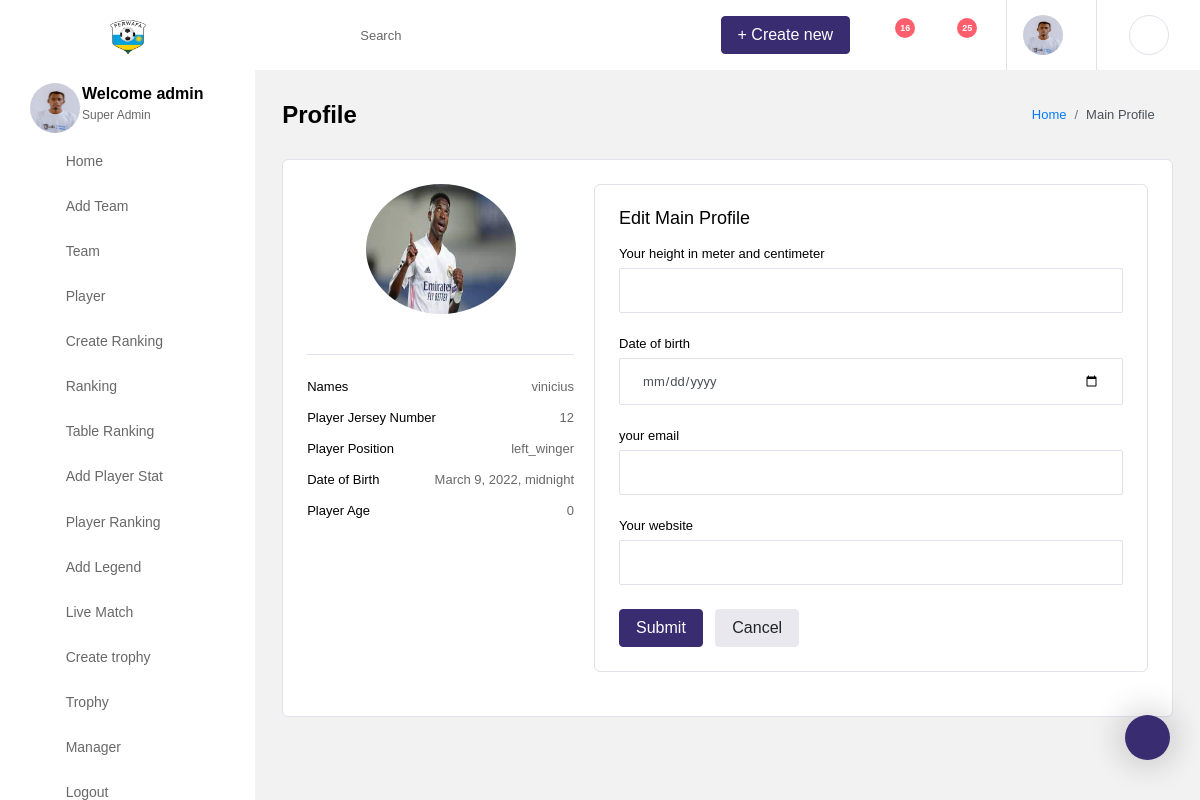
The app's page /dashboard/team_detail/5/view_player/11/player_profile/ (signed in) with its own data.
### authentication/models.py (models this page shows, shortened)
class User_profile(models.Model):
    user = models.OneToOneField(User, on_delete=models.CASCADE)
    user_image = models.ImageField(upload_to='images/', default='profile.png')
    user_location = models.CharField(max_length=100, blank=True, null=True)
    user_roles = models.CharField(max_length=100, blank=True, null=True)
    class Meta:
        verbose_name_plural = "User_profile"
        ordering = ['-id']

class User(AbstractBaseUser):
    email = models.EmailField(
        verbose_name='email address',
        max_length=255,
        unique=True,
    )
    full_name = models.CharField(max_length=255)
    phone_number = PhoneNumberField(blank=False)
    is_active = models.BooleanField(default=True)
    staff = models.BooleanField(default=False)  # a admin user; non super-user
    admin = models.BooleanField(default=False)  # a superuser
    USERNAME_FIELD = 'email'
    REQUIRED_FIELDS = ['full_name', 'phone_number']  # Email & Password are required by default.
    objects = UserManager()

### team/models.py (models this page shows, shortened)
class Player(models.Model):
    position = [
        ('striker', 'striker'),
        ('goalkeeper', 'goalkeeper'),
        ('left_winger', 'left_winger'),
        ('right_winger', 'right_winger'),
        ('fullback', 'fullback'),
        ('left-fullback', 'left-fullback'),
        ('right-fullback', 'right-fullback'),
        ('wingback', 'wingback'),
        ('left-wingback', 'left-wingback'),
        ('right-wingback', 'right-wingback'),
        ('centre_back', 'centre_back'),
        ('attacking_midfielder', 'attacking_midfielder'),
        ('defensive_midfielder', 'defensive_midfielder'),
        ('centre_midfielder', 'centre_midfielder'),
    ]
    player_name = models.CharField(max_length=100)
    player_number = models.PositiveIntegerField()
    player_position = models.CharField(max_length=200, choices=position)
    player_image = models.ImageField(upload_to='images/')
    class Meta:
        verbose_name_plural = "Player"
        ordering = ['-id']

class Player_profile(models.Model):
    player = models.OneToOneField(Player, on_delete=models.CASCADE)
    player_height = models.CharField(max_length=50, blank=True, null=True)
    player_born = models.DateTimeField(blank=True, null=True, default=today_year_exact)
    player_age = models.CharField(max_length=100, blank=True, null=True)
    player_contact = models.EmailField(max_length=100, blank=True, null=True)
    player_link = models.URLField(blank=True, null=True)
    class Meta:
        verbose_name_plural = "Player_profile"
        ordering = ['-id']

### team/views.py (the view)
# urls.py: path('team_detail/<int:id>/view_player/<player_id>/player_profile/', player_profile, name='player_profile'),
@login_required
def player_profile(request, id, player_id):
    user = request.user
    user_profile = User_profile.objects.get(user=user)
    team = get_object_or_404(Team, id=id)
    player = get_object_or_404(Player, id=player_id)
    player_edit_profile = get_object_or_404(Player_profile, player=player)
    form = PlayerProfileForm()
    if request.method == 'POST':
        form = PlayerProfileForm(request.POST or None, instance=player_edit_profile)
        if form.is_valid():
            form.save()
            return redirect('player_profile', id=team.id, player_id=player.id)
    context = {
        'user': user,
        'profile': user_profile,
        'form': form,
        'team': team,
        'player': player,
        'player_edit_profile': player_edit_profile,
    }
    return render(request, 'dashboard_home/player_profile.html', context)

### team/forms.py (shortened to what this page needs)
class PlayerProfileForm(forms.ModelForm):
    player_link = forms.URLField(label='Your website', required=False)
    player_height = forms.CharField(label='Your height in meter and centimeter', required=False)
    player_contact = forms.EmailField(label='your email', required=False)
    player_born = forms.DateField(
        widget=forms.TextInput(
            attrs={'type': 'date'}
        ),
        label='Date of birth',
        required=False
    )
    class Meta:
        model = Player_profile
        fields = ['player_height', 'player_born', 'player_contact', 'player_link']

### team/templates/dashboard_home/player_profile.html (shortened to what this page needs)
{% extends 'dashboard/base.html' %}
{% load static %}
{% load crispy_forms_tags %}
{% block content %}
    <div class="main-panel">
        <div class="content-wrapper">
          <div class="page-header">
            <h3 class="page-title">
              Profile
            </h3>
            <nav aria-label="breadcrumb">
              <ol class="breadcrumb">
                <li class="breadcrumb-item"><a href="{% url 'dashboard' %}">Home</a></li>
                <li class="breadcrumb-item active" aria-current="page">Main Profile</li>
              </ol>
            </nav>
          </div>
          <div class="row">
            <div class="col-12">
              <div class="card">
                <div class="card-body">
                  <div class="row">
                    <div class="col-lg-4">
                      <div class="border-bottom text-center pb-4">
                        <img src="{{ player.player_image.url }}" alt="profile" class="img-lg rounded-circle mb-3" style="height: 130px; width: 150px;"/>
                      </div>
                      <div class="py-4">
                        <p class="clearfix">
                          <span class="float-left">
                            Names
                          </span>
                          <span class="float-right text-muted">
                            {{ player.player_name }}
                          </span>
                        </p>
                        <p class="clearfix">
                          <span class="float-left">
                            Player Jersey Number
                          </span>
                          <span class="float-right text-muted">
                            {{ player.player_number }}
                          </span>
                        </p>
                          <p class="clearfix">
                          <span class="float-left">
                            Player Position
                          </span>
                          <span class="float-right text-muted">
                            {{ player.player_position }}
                          </span>
                        </p>
                      {% if player_edit_profile.player_born %}
                          <p class="clearfix">
                          <span class="float-left">
                            Date of Birth
                          </span>
                          <span class="float-right text-muted">
                            {{ player_edit_profile.player_born }}
                          </span>
                        </p>
                      {% endif %}
                      {% if player_edit_profile.player_age %}
                          <p class="clearfix">
                          <span class="float-left">
                            Player Age
                          </span>
                          <span class="float-right text-muted">
                            {{ player_edit_profile.player_age }}
                          </span>
                        </p>
                      {% endif %}
                      </div>
                    </div>
                 <div class="col-lg-8 col-md-6 grid-margin stretch-card">
              <div class="card">
                <div class="card-body">
                  <h4 class="card-title">Edit Main Profile</h4>
                  <form class="forms-sample" action="" method="POST" enctype="multipart/form-data">
                    {{ form|crispy }}
                    <button type="submit" class="btn btn-primary mr-2">Submit</button>
                    <button class="btn btn-light">Cancel</button>
                  </form>
                </div>
              </div>
            </div>
                  </div>
                </div>
              </div>
            </div>
          </div>
        </div>
      </div>
{% endblock %}

### templates/dashboard/base.html (shortened to what this page needs)
<!DOCTYPE html>
<html lang="en">
<head>
    {% load static %}
  <link rel="stylesheet" href="{% static 'dashboard/vendors/iconfonts/font-awesome/css/all.min.css' %}">
  <link rel="stylesheet" href="{% static 'dashboard/vendors/css/vendor.bundle.base.css' %}">
  <link rel="stylesheet" href="{% static 'dashboard/vendors/css/vendor.bundle.addons.css' %}">
  <link rel="stylesheet" href="{% static 'dashboard/css/style.css' %}">
</head>
<body>
  <div class="container-scroller" >
    <nav class="navbar col-lg-12 col-12 p-0 fixed-top d-flex flex-row default-layout-navbar">
      <div class="text-center navbar-brand-wrapper d-flex align-items-center justify-content-center">
        <a class="navbar-brand brand-logo" href="{% url 'dashboard' %}"><img src="{% static 'images/soccer/ferwafa.png' %}" style="width: 40px; align-items: flex-start" alt="logo" /></a>
      </div>
      <div class="navbar-menu-wrapper d-flex align-items-stretch">
        <button class="navbar-toggler navbar-toggler align-self-center" type="button" data-toggle="minimize">
          <span class="fas fa-bars"></span>
        </button>
        <ul class="navbar-nav">
          <li class="nav-item nav-search d-none d-md-flex">
            <div class="nav-link">
              <div class="input-group">
                <div class="input-group-prepend">
                  <span class="input-group-text">
                    <i class="fas fa-search"></i>
                  </span>
                </div>
                <input type="text" class="form-control" placeholder="Search" aria-label="Search">
              </div>
            </div>
          </li>
        </ul>
        <ul class="navbar-nav navbar-nav-right">
          <li class="nav-item d-none d-lg-flex">
            <a class="nav-link" href="#">
              <span class="btn btn-primary">+ Create new</span>
            </a>
          </li>
          <li class="nav-item dropdown">
            <a class="nav-link count-indicator dropdown-toggle" id="notificationDropdown" href="#" data-toggle="dropdown">
              <i class="fas fa-bell mx-0"></i>
              <span class="count">16</span>
            </a>
          </li>
          <li class="nav-item dropdown">
            <a class="nav-link count-indicator dropdown-toggle" id="messageDropdown" href="#" data-toggle="dropdown" aria-expanded="false">
              <i class="fas fa-envelope mx-0"></i>
              <span class="count">25</span>
            </a>
          </li>
          <li class="nav-item nav-profile dropdown">
              {% if user.is_authenticated %}
            <a class="nav-link dropdown-toggle" href="#" data-toggle="dropdown" id="profileDropdown">
              <img src="{{ profile.user_image.url }}" alt="profile" style="width: 40px; height: 40px;"/>
            </a>
              {% endif %}
          </li>
          <li class="nav-item nav-settings d-none d-lg-block">
            <a class="nav-link" href="#">
              <i class="fas fa-ellipsis-h"></i>
            </a>
          </li>
        </ul>
      </div>
    </nav>
    <div class="container-fluid page-body-wrapper">
      <div class="theme-setting-wrapper">
        <div id="settings-trigger"><i class="fas fa-fill-drip"></i></div>
      </div>
      <nav class="sidebar sidebar-offcanvas" id="sidebar" style="height: 450px; overflow-y: scroll">
        <ul class="nav">
          <li class="nav-item nav-profile">
            <div class="nav-link">
              <div class="profile-image">
                <img src="{{ profile.user_image.url }}" alt="image" style="width: 50px; height: 50px;"/>
              </div>
              <div class="profile-name">
                {% if user.is_authenticated %}
                <p class="name">
                  Welcome {{ user.full_name }}
                </p>
                  {% endif %}
                <p class="designation">
                  Super Admin
                </p>
              </div>
            </div>
          </li>
          <li class="nav-item">
            <a class="nav-link" href="{% url 'dashboard' %}">
              <i class="fa fa-home menu-icon"></i>
              <span class="menu-title">Home</span>
            </a>
          </li>
          <li class="nav-item">
            <a class="nav-link" href="{% url 'add_team' %}">
              <i class="fa fa-puzzle-piece menu-icon"></i>
              <span class="menu-title">Add Team</span>
            </a>
          </li>
        <li class="nav-item">
            <a class="nav-link" href="{% url 'team' %}">
              <i class="fa fa-users menu-icon"></i>
              <span class="menu-title">Team</span>
            </a>
          </li>
          <li class="nav-item d-none d-lg-block">
            <a class="nav-link" href="{% url 'player' %}">
              <i class="fas fa-columns menu-icon"></i>
              <span class="menu-title">Player</span>
            </a>
          </li>
          <li class="nav-item">
            <a class="nav-link" href="{% url 'ranking_table_name' %}">
              <i class="fab fa-wpforms menu-icon"></i>
              <span class="menu-title">Create Ranking</span>
            </a>
          </li>
        <li class="nav-item">
            <a class="nav-link" href="{% url 'ranking' %}">
              <i class="fa fa-list-ol menu-icon" aria-hidden="true"></i>
              <span class="menu-title">Ranking</span>
            </a>
          </li>
        <li class="nav-item">
            <a class="nav-link" href="{% url 'table_ranking_list' %}" aria-expanded="false" aria-controls="ui-advanced">
              <i class="fa fa-table menu-icon" aria-hidden="true"></i>
              <span class="menu-title">Table Ranking</span>
            </a>
          </li>
        <li class="nav-item">
            <a class="nav-link" href="{% url 'add_player_stat' %}" aria-expanded="false" aria-controls="ui-basic">
              <i class="fa fa-plus-circle menu-icon" aria-hidden="true"></i>
              <span class="menu-title">Add Player Stat</span>
            </a>
          </li>
        <li class="nav-item">
            <a class="nav-link" href="{% url 'player_rank_official_table' %}" aria-expanded="false" aria-controls="ui-basic">
              <i class="fa fa-life-ring menu-icon"></i>
              <span class="menu-title">Player Ranking</span>
            </a>
          </li>
          <li class="nav-item">
            <a class="nav-link" href="{% url 'legend_story' %}" aria-expanded="false" aria-controls="editors">
              <i class="fas fa-pen-square menu-icon"></i>
              <span class="menu-title">Add Legend</span>
            </a>
          </li>
          <li class="nav-item">
            <a class="nav-link" href="{% url 'livematch' %}" aria-expanded="false" aria-controls="charts">
              <i class="fas fa-chart-pie menu-icon"></i>
              <span class="menu-title">Live Match</span>
            </a>
          </li>
        <li class="nav-item">
            <a class="nav-link" href="{% url 'create_trophy' %}" aria-expanded="false" aria-controls="tables">
              <i class="fas fa-table menu-icon"></i>
              <span class="menu-title">Create trophy</span>
            </a>
          </li>
          <li class="nav-item">
            <a class="nav-link" href="{% url 'trophy' %}" aria-expanded="false" aria-controls="tables">
              <i class="fas fa-table menu-icon"></i>
              <span class="menu-title">Trophy</span>
            </a>
          </li>
            <li class="nav-item">
            <a class="nav-link" href="{% url 'add_manager' %}" aria-expanded="false" aria-controls="tables">
              <i class="fa fa-id-badge menu-icon" aria-hidden="true"></i>
              <span class="menu-title">Manager</span>
            </a>
          </li>
          <li class="nav-item">
            <a class="nav-link" href="{% url 'logout' %}">
              <i class="fas fa-minus-square menu-icon"></i>
              <span class="menu-title">Logout</span>
            </a>
          </li>
        </ul>
      </nav>
      {% block content %}
        {% endblock %}
    </div>
  </div>
</body>
</html>

### records on screen
User_profile: user_image (picture)
User: full_name "admin"
Player: player_image (picture), player_name "vinicius", player_number "12", player_position "left_winger"
Player_profile: player_born "March 9, 2022, midnight", player_age "0"
